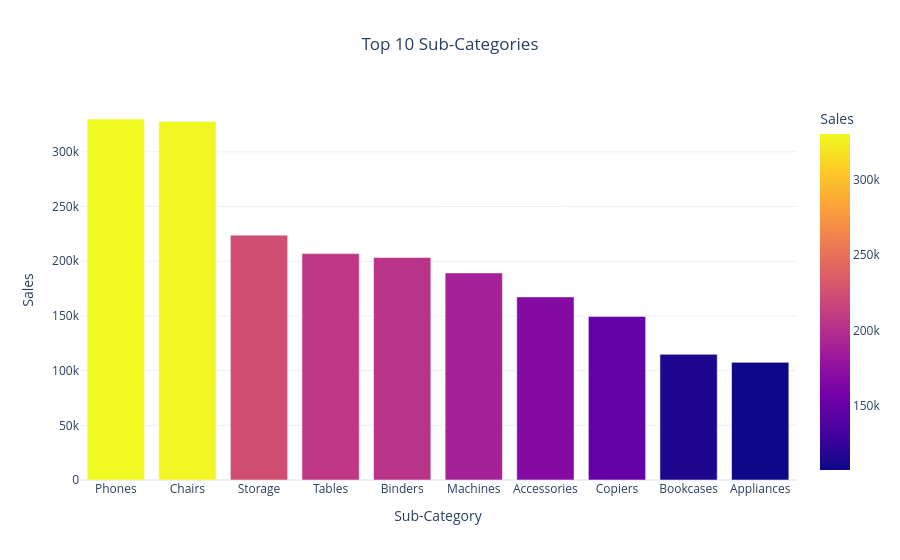

Notebook cell for this chart:
### Code cell
top_sub = df.groupby("Sub-Category")["Sales"].sum().nlargest(10).reset_index()

fig = px.bar(
    top_sub,
    x="Sub-Category",
    y="Sales",
    color="Sales",
    title="Top 10 Sub-Categories"
)

fig.update_layout(template="plotly_white", title_x=0.5)

fig.show()

### Figure 1 — Plotly figure (JSON) as saved in the notebook; plotly's stock layout.template omitted (floating-point values rounded to 4 significant figures)
{"data": [{"hovertemplate": "Sub-Category=%{x}<br>Sales=%{marker.color}<extra></extra>", "legendgroup": "", "marker": {"color": [330000.0, 327800.0, 223800.0, 207000.0, 203400.0, 189200.0, 167400.0, 149500.0, 114900.0, 107500.0], "coloraxis": "coloraxis", "pattern": {"shape": ""}}, "name": "", "orientation": "v", "showlegend": false, "textposition": "auto", "type": "bar", "x": ["Phones", "Chairs", "Storage", "Tables", "Binders", "Machines", "Accessories", "Copiers", "Bookcases", "Appliances"], "xaxis": "x", "y": [330000.0, 327800.0, 223800.0, 207000.0, 203400.0, 189200.0, 167400.0, 149500.0, 114900.0, 107500.0], "yaxis": "y"}], "layout": {"barmode": "relative", "coloraxis": {"colorbar": {"title": {"text": "Sales"}}, "colorscale": [[0, "#0d0887"], [0.1111, "#46039f"], [0.2222, "#7201a8"], [0.3333, "#9c179e"], [0.4444, "#bd3786"], [0.5556, "#d8576b"], [0.6667, "#ed7953"], [0.7778, "#fb9f3a"], [0.8889, "#fdca26"], [1, "#f0f921"]]}, "legend": {"tracegroupgap": 0}, "title": {"text": "Top 10 Sub-Categories", "x": 0.5}, "xaxis": {"anchor": "y", "domain": [0, 1], "title": {"text": "Sub-Category"}}, "yaxis": {"anchor": "x", "domain": [0, 1], "title": {"text": "Sales"}}}}
